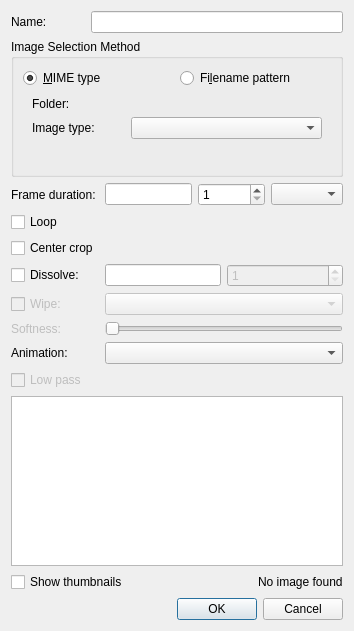
<?xml version="1.0" encoding="UTF-8"?>
<ui version="4.0">
 <class>SlideshowClip_UI</class>
 <widget class="QDialog" name="SlideshowClip_UI">
  <property name="geometry">
   <rect>
    <x>0</x>
    <y>0</y>
    <width>354</width>
    <height>631</height>
   </rect>
  </property>
  <property name="windowTitle">
   <string>Slideshow Clip</string>
  </property>
  <layout class="QGridLayout" name="gridLayout_4">
   <property name="verticalSpacing">
    <number>6</number>
   </property>
   <item row="12" column="0" colspan="4">
    <widget class="QListWidget" name="icon_list"/>
   </item>
   <item row="10" column="2" colspan="2">
    <widget class="KComboBox" name="animation">
     <property name="sizePolicy">
      <sizepolicy hsizetype="Preferred" vsizetype="Fixed">
       <horstretch>0</horstretch>
       <verstretch>0</verstretch>
      </sizepolicy>
     </property>
    </widget>
   </item>
   <item row="4" column="0" colspan="2">
    <widget class="QCheckBox" name="slide_crop">
     <property name="text">
      <string>Center crop</string>
     </property>
    </widget>
   </item>
   <item row="0" column="0">
    <widget class="QLabel" name="label_3">
     <property name="text">
      <string>Name:</string>
     </property>
    </widget>
   </item>
   <item row="2" column="0" colspan="2">
    <widget class="QLabel" name="label_2">
     <property name="text">
      <string>Frame duration:</string>
     </property>
    </widget>
   </item>
   <item row="2" column="2">
    <layout class="QHBoxLayout" name="horizontalLayout_2">
     <item>
      <widget class="QLineEdit" name="clip_duration"/>
     </item>
     <item>
      <widget class="QSpinBox" name="clip_duration_frames">
       <property name="sizePolicy">
        <sizepolicy hsizetype="Expanding" vsizetype="Fixed">
         <horstretch>0</horstretch>
         <verstretch>0</verstretch>
        </sizepolicy>
       </property>
       <property name="minimum">
        <number>1</number>
       </property>
       <property name="maximum">
        <number>256000</number>
       </property>
      </widget>
     </item>
    </layout>
   </item>
   <item row="8" column="2" colspan="2">
    <widget class="QSlider" name="luma_softness">
     <property name="enabled">
      <bool>false</bool>
     </property>
     <property name="maximum">
      <number>100</number>
     </property>
     <property name="orientation">
      <enum>Qt::Horizontal</enum>
     </property>
    </widget>
   </item>
   <item row="5" column="2" colspan="2">
    <layout class="QHBoxLayout" name="horizontalLayout">
     <item>
      <widget class="QLineEdit" name="luma_duration"/>
     </item>
     <item>
      <widget class="QSpinBox" name="luma_duration_frames">
       <property name="enabled">
        <bool>false</bool>
       </property>
       <property name="sizePolicy">
        <sizepolicy hsizetype="Expanding" vsizetype="Fixed">
         <horstretch>0</horstretch>
         <verstretch>0</verstretch>
        </sizepolicy>
       </property>
       <property name="minimum">
        <number>1</number>
       </property>
       <property name="maximum">
        <number>256000</number>
       </property>
      </widget>
     </item>
    </layout>
   </item>
   <item row="7" column="0">
    <widget class="QCheckBox" name="luma_fade">
     <property name="enabled">
      <bool>false</bool>
     </property>
     <property name="text">
      <string>Wipe:</string>
     </property>
    </widget>
   </item>
   <item row="5" column="0">
    <widget class="QCheckBox" name="slide_fade">
     <property name="text">
      <string>Dissolve:</string>
     </property>
    </widget>
   </item>
   <item row="7" column="2" colspan="2">
    <widget class="KComboBox" name="luma_file">
     <property name="enabled">
      <bool>false</bool>
     </property>
    </widget>
   </item>
   <item row="8" column="0">
    <widget class="QLabel" name="label_softness">
     <property name="enabled">
      <bool>false</bool>
     </property>
     <property name="text">
      <string>Softness:</string>
     </property>
    </widget>
   </item>
   <item row="1" column="0" colspan="4">
    <widget class="QGroupBox" name="groupBox">
     <property name="title">
      <string>Image Selection Method</string>
     </property>
     <layout class="QGridLayout" name="gridLayout">
      <property name="verticalSpacing">
       <number>0</number>
      </property>
      <item row="0" column="0">
       <widget class="QRadioButton" name="method_mime">
        <property name="text">
         <string>&amp;MIME type</string>
        </property>
        <property name="checked">
         <bool>true</bool>
        </property>
       </widget>
      </item>
      <item row="0" column="1">
       <widget class="QRadioButton" name="method_pattern">
        <property name="text">
         <string>Fi&amp;lename pattern</string>
        </property>
       </widget>
      </item>
      <item row="1" column="0" colspan="2">
       <widget class="QStackedWidget" name="stackedWidget">
        <property name="currentIndex">
         <number>0</number>
        </property>
        <widget class="QWidget" name="page">
         <layout class="QGridLayout" name="gridLayout_2">
          <item row="0" column="0">
           <widget class="QLabel" name="label">
            <property name="text">
             <string>Folder:</string>
            </property>
           </widget>
          </item>
          <item row="2" column="2">
           <spacer name="verticalSpacer_2">
            <property name="orientation">
             <enum>Qt::Vertical</enum>
            </property>
            <property name="sizeHint" stdset="0">
             <size>
              <width>20</width>
              <height>40</height>
             </size>
            </property>
           </spacer>
          </item>
          <item row="1" column="0">
           <widget class="QLabel" name="label_4">
            <property name="text">
             <string>Image type:</string>
            </property>
           </widget>
          </item>
          <item row="0" column="1" colspan="2">
           <widget class="KUrlRequester" name="folder_url"/>
          </item>
          <item row="1" column="1" colspan="2">
           <widget class="KComboBox" name="image_type"/>
          </item>
         </layout>
        </widget>
        <widget class="QWidget" name="page_2">
         <layout class="QGridLayout" name="gridLayout_3">
          <item row="0" column="0">
           <widget class="QLabel" name="label_5">
            <property name="text">
             <string>First frame</string>
            </property>
           </widget>
          </item>
          <item row="1" column="2">
           <spacer name="verticalSpacer">
            <property name="orientation">
             <enum>Qt::Vertical</enum>
            </property>
            <property name="sizeHint" stdset="0">
             <size>
              <width>20</width>
              <height>40</height>
             </size>
            </property>
           </spacer>
          </item>
          <item row="0" column="1" colspan="2">
           <widget class="KUrlRequester" name="pattern_url"/>
          </item>
         </layout>
        </widget>
       </widget>
      </item>
     </layout>
    </widget>
   </item>
   <item row="14" column="2" colspan="2">
    <widget class="QDialogButtonBox" name="buttonBox">
     <property name="orientation">
      <enum>Qt::Horizontal</enum>
     </property>
     <property name="standardButtons">
      <set>QDialogButtonBox::Cancel|QDialogButtonBox::Ok</set>
     </property>
    </widget>
   </item>
   <item row="3" column="0">
    <widget class="QCheckBox" name="slide_loop">
     <property name="text">
      <string>Loop</string>
     </property>
    </widget>
   </item>
   <item row="0" column="1" colspan="3">
    <widget class="QLineEdit" name="clip_name"/>
   </item>
   <item row="13" column="0" colspan="4">
    <layout class="QHBoxLayout" name="horizontalLayout_3">
     <item>
      <widget class="QCheckBox" name="show_thumbs">
       <property name="text">
        <string>Show thumbnails</string>
       </property>
      </widget>
     </item>
     <item>
      <spacer name="horizontalSpacer">
       <property name="orientation">
        <enum>Qt::Horizontal</enum>
       </property>
       <property name="sizeHint" stdset="0">
        <size>
         <width>40</width>
         <height>20</height>
        </size>
       </property>
      </spacer>
     </item>
     <item>
      <widget class="QLabel" name="label_info">
       <property name="text">
        <string>No image found</string>
       </property>
      </widget>
     </item>
    </layout>
   </item>
   <item row="2" column="3">
    <widget class="KComboBox" name="clip_duration_format"/>
   </item>
   <item row="10" column="0">
    <widget class="QLabel" name="label_6">
     <property name="text">
      <string>Animation:</string>
     </property>
    </widget>
   </item>
   <item row="11" column="0" colspan="4">
    <widget class="QCheckBox" name="low_pass">
     <property name="enabled">
      <bool>false</bool>
     </property>
     <property name="text">
      <string>Low pass</string>
     </property>
    </widget>
   </item>
  </layout>
 </widget>
 <customwidgets>
  <customwidget>
   <class>KComboBox</class>
   <extends>QComboBox</extends>
   <header>kcombobox.h</header>
  </customwidget>
  <customwidget>
   <class>KUrlRequester</class>
   <extends>QWidget</extends>
   <header>kurlrequester.h</header>
   <container>1</container>
  </customwidget>
 </customwidgets>
 <resources/>
 <connections>
  <connection>
   <sender>buttonBox</sender>
   <signal>accepted()</signal>
   <receiver>SlideshowClip_UI</receiver>
   <slot>accept()</slot>
   <hints>
    <hint type="sourcelabel">
     <x>248</x>
     <y>254</y>
    </hint>
    <hint type="destinationlabel">
     <x>157</x>
     <y>274</y>
    </hint>
   </hints>
  </connection>
  <connection>
   <sender>buttonBox</sender>
   <signal>rejected()</signal>
   <receiver>SlideshowClip_UI</receiver>
   <slot>reject()</slot>
   <hints>
    <hint type="sourcelabel">
     <x>316</x>
     <y>260</y>
    </hint>
    <hint type="destinationlabel">
     <x>286</x>
     <y>274</y>
    </hint>
   </hints>
  </connection>
 </connections>
</ui>
